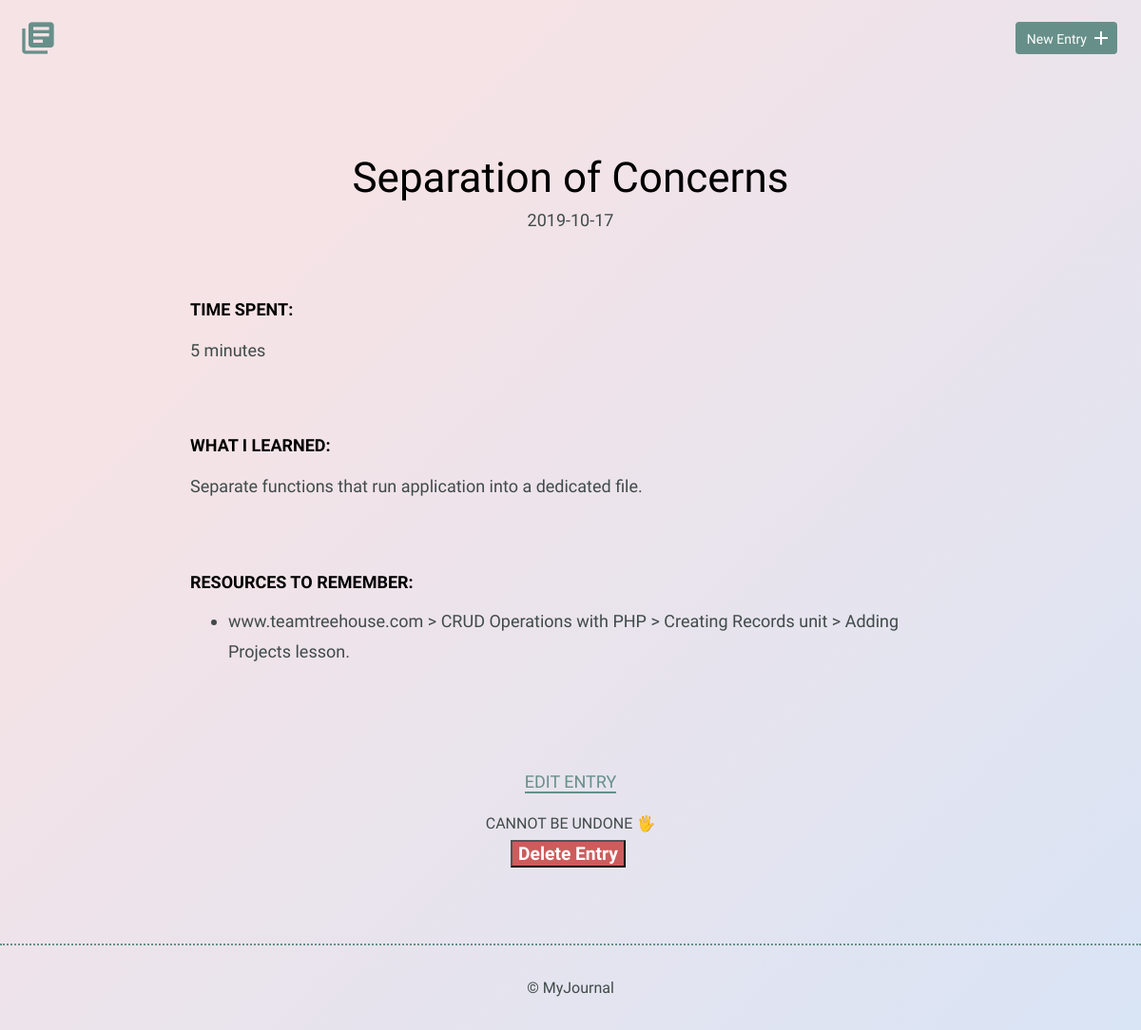
Page /detail.php?id=5 on the earlier database version.
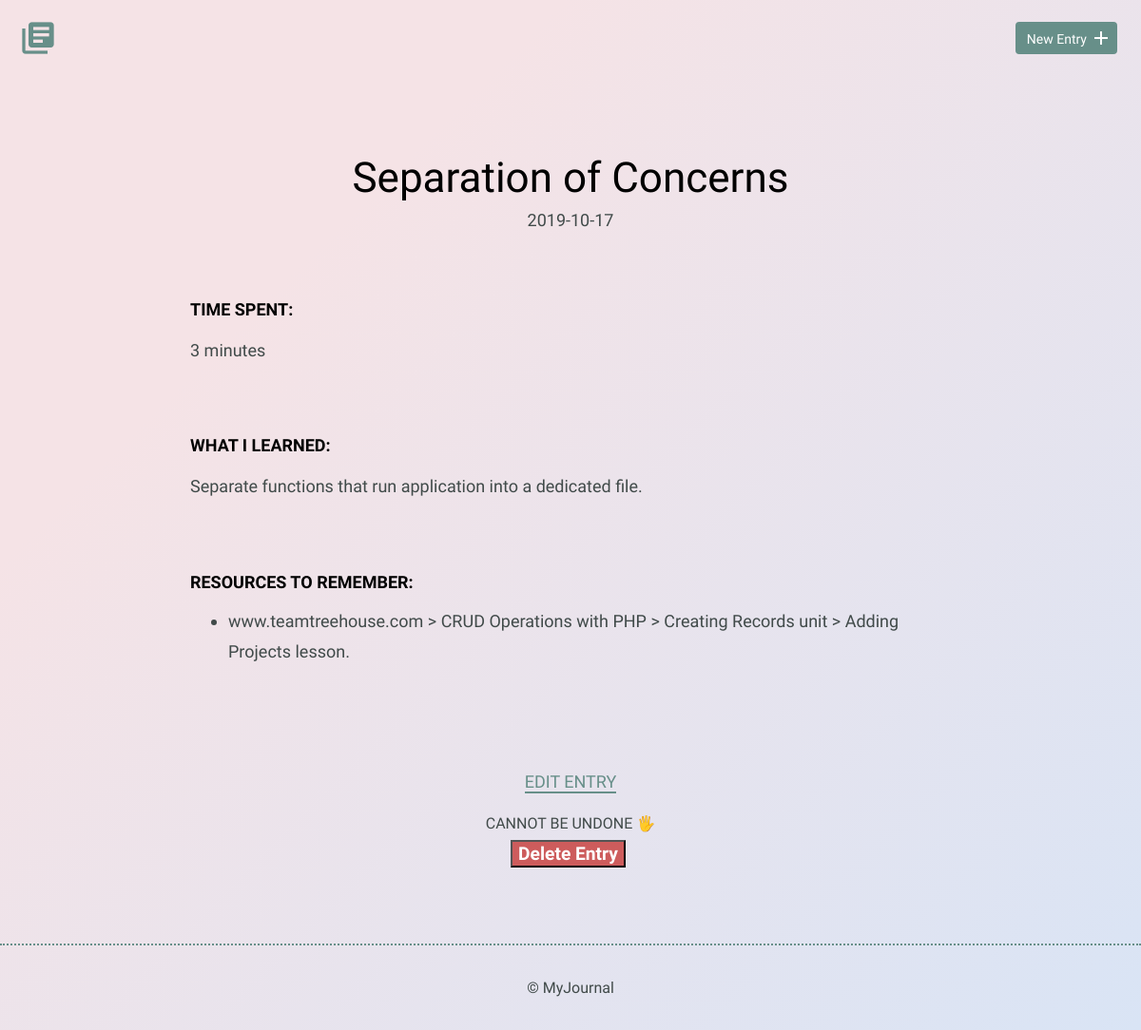
Same page on the later database version.
### tables this page shows
CREATE TABLE "entries" (
	`id`	INTEGER,
	`title`	TEXT,
	`date`	TEXT,
	`time_spent`	INTEGER,
	`learned`	BLOB,
	`resources`	BLOB,
	PRIMARY KEY(`id`)
);

### inc/functions.php (called while the page is built, shortened)
<?php
function get_single_entry($id) {
	include 'inc/dbconnection.php';
	$get_entry = "SELECT id, title, date, time_spent, learned, resources
								FROM entries
								WHERE id = ?";
	if (isset($_GET['id'])) {
		try {
			$results = $db->prepare($get_entry);
			$results->bindValue(1, $id, PDO::PARAM_INT);
			$results->execute();
		} catch (Connection $e) {
				$e->getMessage();
				return array();
		}
	}
	return $results->fetch(PDO::FETCH_ASSOC);
}

### detail.php (the view, shortened to what this page needs)
<?php
	include 'inc/head.php';
	include 'inc/functions.php';
	$single_entry = get_single_entry($_GET['id']);
?>
    <body>
        <header>
            <div class="container">
                <div class="site-header">
                    <a class="logo" href="index.php"><i class="material-icons">library_books</i></a>
                    <a class="button icon-right" href="new.php"><span>New Entry</span> <i class="material-icons">add</i></a>
                </div>
            </div>
        </header>
        <section>
            <div class="container">
                <div class="entry-list single">
                    <article>
												<h1><?php echo $single_entry['title']; ?></h1>
                        <time datetime="2016-01-31"><?php echo $single_entry['date']; ?></time>
                        <div class="entry">
                            <h3>Time Spent: </h3>
                            <p><?php echo $single_entry['time_spent']; ?> minutes</p>
                        </div>
                        <div class="entry">
                            <h3>What I Learned:</h3>
                            <p><?php echo $single_entry['learned']; ?></p>
                        </div>
                        <div class="entry">
                            <h3>Resources to Remember:</h3>
                            <ul>
                                <li><?php echo $single_entry['resources']; ?></li>
                            </ul>
                        </div>
                    </article>
                </div>
            </div>
            <div class="edit">
                <p><a href="edit.php?id=<?php echo $single_entry['id'];?>">Edit Entry</a></p>
								<form class='delete-form'
								method="POST" action="">
									<label for="delete-entry">CANNOT BE UNDONE &#128400;</label>
									<input type="submit" class="delete-btn" name="deleteEntry" value="Delete Entry">
								</form>
            </div>
        </section>
				<?php include 'inc/footer.php'; ?>

### inc/head.php (shortened to what this page needs)
<!DOCTYPE html>
<html>
<head>
	<link rel="stylesheet" href="css/normalize.css">
	<link rel="stylesheet" href="css/site.css">
</head>

### inc/footer.php
<footer>
            <div>
                &copy; MyJournal
            </div>
        </footer>
    </body>
</html>

### css/site.css (style rules this page uses)
body { background-color: #d9e4f5; background-image: linear-gradient(315deg, #d9e4f5 0%, #f5e3e6 74%); font-size: 16px; color: #404a49; font-family: 'Cousine', serif; font-weight: 400; }
.container { margin: 0 auto; padding: 0 25px; }
header .site-header { margin: 0 auto; height: 95px; }
header .logo i { color: #678f89; margin: 20px 0 0 -5px; float: left; font-size: 40px; }
header .button { float: right; margin: 33px 0 0 0; }
footer { text-align: center; padding: 35px 0; border-top: 2px dotted #678f89; }
.button { padding: 8px 10px 6px 10px; background: #678f89; border: 2px solid #678f89; border-radius: 4px; text-decoration: none; color: #FFF; position: relative; text-align: center; font-size: 14px; }
.button.icon-right { padding-right: 30px; top: -10px; }
.button.icon-right i { position: absolute; top: 3px; right: 3px; }
h1, h2, h3 { margin: 0; font-weight: 400; line-height: 1em; color: #000; }
h1 { font-size: 44px; margin-bottom: 12px; }
h3 { font-size: 18px; font-family: 'Work Sans', serif; font-weight: 600; text-transform: uppercase; }
p { line-height: 1.8em; font-size: 18px; }
p a { border-bottom: 2px solid #678f89; padding: 0; color: #678f89; text-decoration: none; }
ul li { line-height: 1.8em; font-size: 18px; }
.entry-list, .edit-entry, .new-entry { max-width: 800px; margin: 0 auto; padding: 70px 0 150px 0; }
.entry-list article { margin-bottom: 70px; text-align: center; }
.entry-list article:last-child { margin-bottom: 0; }
.entry-list.single { padding-bottom: 70px; }
.entry-list.single time { font-size: 18px; }
.entry { max-width: 800px; margin: 75px auto 0 auto; text-align: left; }
.entry p { margin-bottom: 40px; }
.edit { padding-bottom: 80px; text-align: center; margin: 0 auto; }
.edit a { font-weight: 400; text-transform: uppercase; font-size: 18px; }
form label { display: block; margin-bottom: 8px; }
input[type=submit] { margin-right: 5px; }
.delete-btn { font-size: 1.2em; background-color: indianred; color: white; font-weight: bold; border-radius: 20px solid rosybrown; }
.delete-form { width: 50%; margin-left: 25%; }

Differences in the rows shown:
changed entries "Separation of Concerns": time_spent "5" → "3"
